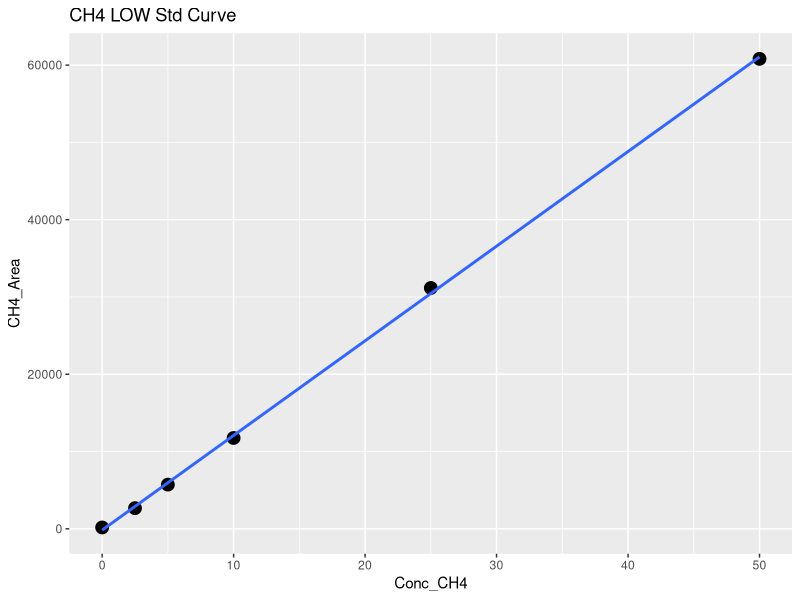
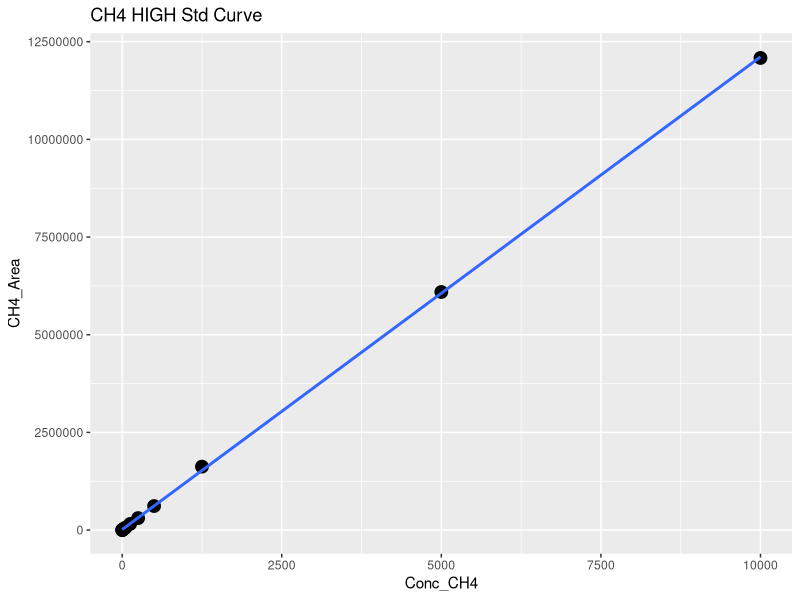
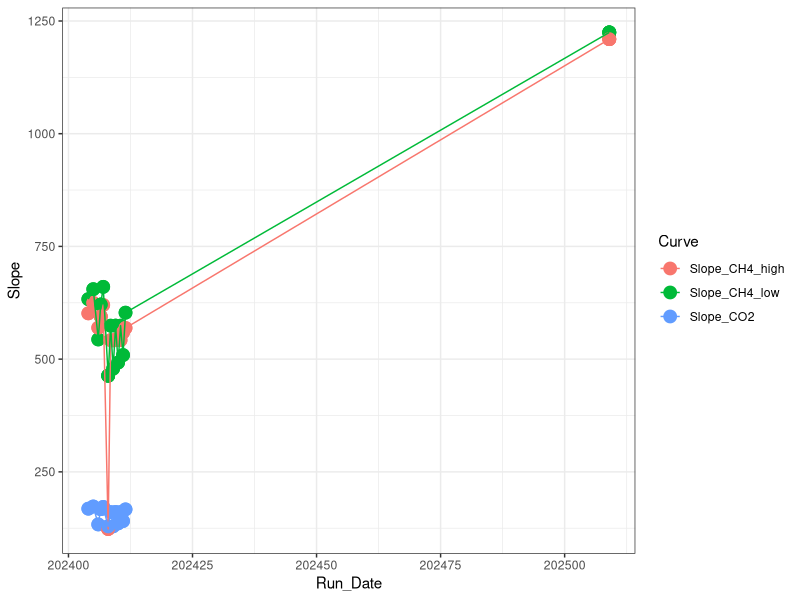

Write R code to recreate these figures, in order. (Note: this script raises an error after producing the figures.)
## ---- chunk 1
library(dplyr)
library(ggplot2)
library(ggpubr)
library(stringr)
## ---- chunk 2

#Read in June Data 
raw <- read.csv("Raw Data/TEMPEST_SGAS_Test_Well_20250920.csv")
head(raw)

#pull out methane standards
stds_ch4 <-  raw %>%  
  filter(str_detect(User, "B. Blakley")) %>% 
  filter(str_detect(Sample_Type, "Standard"))
#head(stds_ch4)

#split into high curve and low curve for CH4
stds_ch4_low <- stds_ch4  %>%  
  filter(!Conc_CH4 > 100)

#Low curve for CH4
CH4_Low <- ggplot(stds_ch4_low, aes(Conc_CH4, CH4_Area)) + geom_point(size=4) + 
  geom_smooth(method = "lm", se = FALSE) + labs(title="CH4 LOW Std Curve")
CH4_Low

CH4_Low_lm <- lm(stds_ch4_low$CH4_Area ~ stds_ch4_low$Conc_CH4)
summary(CH4_Low_lm)
cf <- coef(CH4_Low_lm)

#create data frame with 1 rows and 0 columns
Slope_CH4_low <- data.frame(matrix(ncol = 0, nrow = 1))
Slope_CH4_low$Curve <- "Slope_CH4_low"
Slope_CH4_low$R2 <- summary(CH4_Low_lm)$adj.r.squared
Slope_CH4_low$Slope <- cf[2]
Slope_CH4_low$Intercept <- cf[1]
#head(Slope_CH4_low)

#High curve for CH4
CH4_High <- ggplot(stds_ch4, aes(Conc_CH4, CH4_Area)) + geom_point(size=4) + 
  geom_smooth(method = "lm", se = FALSE) + labs(title="CH4 HIGH Std Curve")
CH4_High

stds_ch4_lm <- lm(stds_ch4$CH4_Area ~ stds_ch4$Conc_CH4)
summary(stds_ch4_lm)
cf <- coef(stds_ch4_lm)

#create data frame with 1 rows and 0 columns
Slope_CH4_high <- data.frame(matrix(ncol = 0, nrow = 1))
Slope_CH4_high$Curve <- "Slope_CH4_high"
Slope_CH4_high$R2 <- summary(stds_ch4_lm)$adj.r.squared
Slope_CH4_high$Slope <- cf[2]
Slope_CH4_high$Intercept <- cf[1]
#head(Slope_CH4_high)

#pull out co2 standards
stds_co2 <-  raw %>%  
  filter(str_detect(User, "B. Blakley")) %>% 
  filter(str_detect(Sample_Type, "Standard"))
#head(stds_co2)

#CO2 Curve
#CO2_stds <- ggplot(stds_co2, aes(STD_Conc, CO2_Area)) + geom_point(size=4) + 
 # geom_smooth(method = "lm", se = FALSE, color="red") + labs(title="CO2 Std Curve")
#CO2_stds

#stds_co2_lm <- lm(stds_co2$CO2_Area ~ stds_co2$STD_Conc)
#summary(stds_co2_lm)
#cf <- coef(stds_co2_lm)

#create data frame with 1 rows and 0 columns
#Slope_CO2 <- data.frame(matrix(ncol = 0, nrow = 1))
#Slope_CO2$Curve <- "Slope_CO2"
#Slope_CO2$R2 <- summary(stds_co2_lm)$adj.r.squared
#Slope_CO2$Slope <- cf[2]
#Slope_CO2$Intercept <- cf[1]
#head(Slope_CO2)

#pull all the slopes together into one dataframe 
Slopes <- rbind(Slope_CH4_low, Slope_CH4_high) #, Slope_CO2)
#head(Slopes)

#needs changed each time #####
Slopes$Run_Date <- c(202509, 202509) #, 202509)

log <- read.csv("Raw Data/COMPASS_TEMPEST_Varian_QAQC_2024.csv")
head(log)
log <- log[ ,-c(1)]
log <- rbind(log, Slopes)

Slopes_chk <- ggplot(log, aes(Run_Date, Slope, col=Curve)) + geom_point(size=4) + geom_line() + theme_bw()
Slopes_chk

write.csv(log, "Raw Data/COMPASS_TEMPEST_Varian_QAQC_2024.csv")
## ---- chunk 3
#head(raw)

#pull out methane standards
Samples <-  raw %>%  
  filter(!str_detect(Sample_Type, "STD_CH4")) %>%  
  filter(!str_detect(Sample_Type, "STD_CO2")) %>%  
  filter(!str_detect(Sample_Type, "Blank")) %>%  
  filter(!str_detect(Sample_Type, "Chk_STD")) %>%  
   filter(!str_detect(Sample_Type, "CHKSTD")) %>%
  filter(!str_detect(Sample_Type, "NA"))
#head(Samples)

#Now flag any areas that are above the 100ppm area for CH4
Samples$CH4_Curve <- ifelse(Samples$CH4_Area >71000, "High", "Low")
#head(Samples)

#Calculate CH4 concentrations in ppm
Samples$CH4_Conc_ppm <- ifelse(Samples$CH4_Area >71000, (Samples$CH4_Area-Slope_CH4_high$Intercept)/Slope_CH4_high$Slope,                                       (Samples$CH4_Area-Slope_CH4_low$Intercept)/Slope_CH4_low$Slope )

#Calculate CO2 concentrations in ppm 
#Samples$CO2_Conc_ppm <- ((Samples$CO2_Area-Slope_CO2$Intercept)/Slope_CO2$Slope) 

#head(Samples)

##########make flags for any dilutions needed 
#highest CH4 standard = 10000
#highest CO2 standard = 50000

Samples$CH4_Flag <- ifelse(Samples$CH4_Conc_ppm >10000, "Needs Dilution", "Within Range")
#Samples$CO2_Flag <- ifelse(Samples$CO2_Conc_ppm >50000, "Needs Dilution", "Within Range")
#head(Samples)

## ---- chunk 4

chks <-  raw %>%  
  filter(!str_detect(Sample_Type, "Standard")) %>%  
  filter(!str_detect(Sample_Type, "Sample")) %>%  
  filter(!str_detect(Sample_Type, "Blank")) %>%  
  filter(!str_detect(Sample_Type, "Lab air")) %>%  
  filter(!str_detect(Sample_Type, "NA"))
#head(chks)

#Calculate CH4 concentrations in ppm
chks$CH4_Conc_ppm <- ifelse(chks$CH4_Area >71000, 
                      (chks$CH4_Area-Slope_CH4_high$Intercept)/Slope_CH4_high$Slope,                                       (chks$CH4_Area-Slope_CH4_low$Intercept)/Slope_CH4_low$Slope )

#Calculate CO2 concentrations in ppm 
#chks$CO2_Conc_ppm <- ((chks$CO2_Area-Slope_CO2$Intercept)/Slope_CO2$Slope)



#change this if check standard concentrations are different 
level_ch4 <- 500      #ppm
level_co2 <- 1000   #ppm

#calculate percent difference of check standards 
chks$Ch4_diff <- ((chks$CH4_Conc_ppm - level_ch4)/((chks$CH4_Conc_ppm + level_ch4)/2)) * 100
chks$CH4_diff_flag <-  ifelse(chks$Ch4_diff <10, 'YES', 'NO, rerun')

#chks$CO2_diff <- ((chks$CO2_Conc_ppm - level_co2)/((chks$CO2_Conc_ppm + level_co2)/2)) * 100
#chks$CO2_diff_flag <-  ifelse(chks$CO2_diff <10, 'YES', 'NO, rerun')

#now plot the Ch4 concentrations and the CO2 concentrations vs. the expected concentration 
#then also make the color the percent difference between the expected and observed concentration 

ch4_chk <-  ggplot(data = chks, aes(x = Sample_ID, y = CH4_Conc_ppm, fill=CH4_diff_flag)) +
       geom_bar(stat = 'identity') + 
        scale_fill_manual(values=c("darkgreen", "darkgrey"))+
        #scale_fill_gradient2(low='red', mid='white', high='blue', space='Lab') + 
        theme_classic() + labs(x= " ", y="Percent Difference  (%)", title="Check Stds: CH4") + 
        theme(legend.position="bottom") +  geom_hline(yintercept=level_ch4, linetype="dashed", 
                color = "black", linewidth=1)


#co2_chk <-  ggplot(data = chks, aes(x = Sample_ID, y = CO2_Conc_ppm, fill=CO2_diff_flag)) +
 #      geom_bar(stat = 'identity') + 
 #       scale_fill_manual(values=c( "darkgrey", "darkgreen"))+
        #scale_fill_gradient2(low='red', mid='white', high='blue', space='Lab') + 
  #      theme_classic() + labs(x= " ", y="Percent Difference  (%)", title="Check Stds: CO2") + 
  #      theme(legend.position="bottom") +  geom_hline(yintercept=level_co2, linetype="dashed", 
   #             color = "black", linewidth=1)

#ggarrange(ch4_chk, co2_chk, nrow=1, ncol=2)

print(ch4_chk)
## ---- chunk 5

#multiply the concentration by the dilution factor
Samples$CH4_Conc_ppm_dilcorr <- (Samples$CH4_Conc_ppm * Samples$Dilution_Factor)

#Samples$CO2_Conc_ppm_dilcorr <- (Samples$CO2_Conc_ppm * Samples$Dilution_Factor)

#check results
#head(Samples)

#quick first look at the samples 
ch4_samples <-  ggplot(data = Samples, aes(x = Sample_ID, y = CH4_Conc_ppm, fill=CH4_Flag)) +
       geom_bar(stat = 'identity') + 
        scale_fill_manual(values=c("darkgreen","red"))+
        #scale_fill_gradient2(low='red', mid='white', high='blue', space='Lab') + 
        theme_classic() + labs(x= " ", y="CH4 (ppm)", title="CH4: Green = Within Range") + 
        theme(legend.position="none") 


#co2_samples <-  ggplot(data = Samples, aes(x = Sample_ID, y = CO2_Conc_ppm, fill=CO2_Flag)) +
#       geom_bar(stat = 'identity') + 
 #       scale_fill_manual(values=c("red", "darkgreen"))+
        #scale_fill_gradient2(low='red', mid='white', high='blue', space='Lab') + 
 #       theme_classic() + labs(x= " ", y="CO2 (ppm)", title="CO2: Green = Within Range") + 
 #       theme(legend.position="none") 

#ggarrange(ch4_samples, co2_samples, nrow=1, ncol=2)


print(ch4_samples)

## ---- chunk 6

# Convert ppm CH4 to total umol CH4 in the sample headspace
# use Ideal Gas Law:  
#   hdsp umol CH4 = ppm CH4*(PV/RT) 
#      P = 1 (pressure in atm)
#      R = 0.082 (gas constant)
#      V = 0.015 (gas syringe volume in L)
#      T = "TempC" column value in Kelvin (equilibration temperature)

#set the volume used for the sample
volume = 0.02  #in Liters (samples are 20mL so 0.02mL )
TempC <-  25 #I am assuming 25C not sure how we want to handle this
IdealGas <- 0.08206

#Calculate CH4 concentrations in ppm
Samples$CH4_Conc_umol <- ifelse(Samples$G_W == "W",
                    ((Samples$CH4_Conc_ppm_dilcorr*((1*volume)/(0.08206*(TempC+273.15))))/(volume)),
                    (Samples$CH4_Conc_ppm_dilcorr*((1*volume)/(0.08206*(TempC+273.15)))))
#Samples$CO2_Conc_umol <- ifelse(Samples$G_W == "W",
 #                   ((Samples$CO2_Conc_ppm_dilcorr*((1*volume)/(0.08206*(TempC+273.15))))/(volume)),
 #                   (Samples$CO2_Conc_ppm_dilcorr*((1*volume)/(0.08206*(TempC+273.15)))))

Samples$CH4_Conc_nmol <- Samples$CH4_Conc_umol * 1000
#Samples$CO2_Conc_nmol <- Samples$CO2_Conc_umol * 1000

#quick first look at the samples 
ch4_samples1 <-  ggplot(data = Samples, aes(x = Sample_ID, y = CH4_Conc_nmol, fill=G_W)) +
       geom_bar(stat = 'identity') + 
        scale_fill_manual(values=c("darkgrey","darkblue"))+
        #scale_fill_gradient2(low='red', mid='white', high='blue', space='Lab') + 
        theme_classic() + labs(x= " ", y="CH4 (uM)", title="CH4: Blue = PW Sample") + 
        theme(legend.position="none") 


#co2_samples1 <-  ggplot(data = Samples, aes(x = Sample_ID, y = CO2_Conc_nmol, fill=G_W)) +
#       geom_bar(stat = 'identity') + 
#        scale_fill_manual(values=c("darkgrey","darkblue"))+
        #scale_fill_gradient2(low='red', mid='white', high='blue', space='Lab') + 
 #       theme_classic() + labs(x= " ", y="CO2 (uM)", title="CO2: Blue = PW Sample") + 
 #       theme(legend.position="none") 

#ggarrange(ch4_samples1, co2_samples1, nrow=1, ncol=2)
print(ch4_samples1)

## ---- chunk 7
#check results
#head(Samples)

#pull out what we need 
#Samples1 <- Samples[ ,c(1:3,6:17,21:24)]
#head(Samples1)

Samples1 <-  Samples %>%  
  filter(str_detect(Sample_ID, "Shakey"))

final_data <- Samples1 %>% 
  #select(Project, Plot, grid, sample_name, Vial_ID, date, ) %>%
  mutate(
    Project = "COMPASS",   # new column with same value on every row
    Experiment = "TEMPEST: Well Test",
    Sample_Date = "2025-09-04",
    Sample_Time = c("14:00", "14:00", "14:00"),
    Replicate = c("A", "B", "C")#,
    #Run_notes = run_notes     # new column with notes about the run
  ) 

#this needs altered to match the tempest metadata and clean up 
final_data <- final_data %>%
  rename(
    sample_name = Sample_ID, 
    CH4_ppm = CH4_Conc_ppm_dilcorr ,
    CH4_uM = CH4_Conc_umol, 
    # add more rename pairs as needed
  ) %>%
  select(
    Project, Experiment, Sample_Date, Sample_Time, Replicate, sample_name,
    CH4_ppm, CH4_uM, CH4_Flag #, tdn_mgL, tdn_uM, tdn_flag, Analysis_runtime,
    #Run_notes
    # list columns in the order you want them
  )

head(final_data)

ch4_shakeys <-  ggplot(data = final_data, aes(x = sample_name, y = CH4_ppm)) +
       geom_bar(stat = 'identity') + 
        #scale_fill_manual(values=c("darkgrey","darkblue"))+
        #scale_fill_gradient2(low='red', mid='white', high='blue', space='Lab') + 
        theme_classic() + labs(x= " ", y="CH4 (ppm)", title="TMP Aquifer Well") + 
        theme(legend.position="none") 
ch4_shakeys

write.csv(final_data, "Processed Data/TMP_20250904_FW_WellTest_GHG_Processed.csv")

